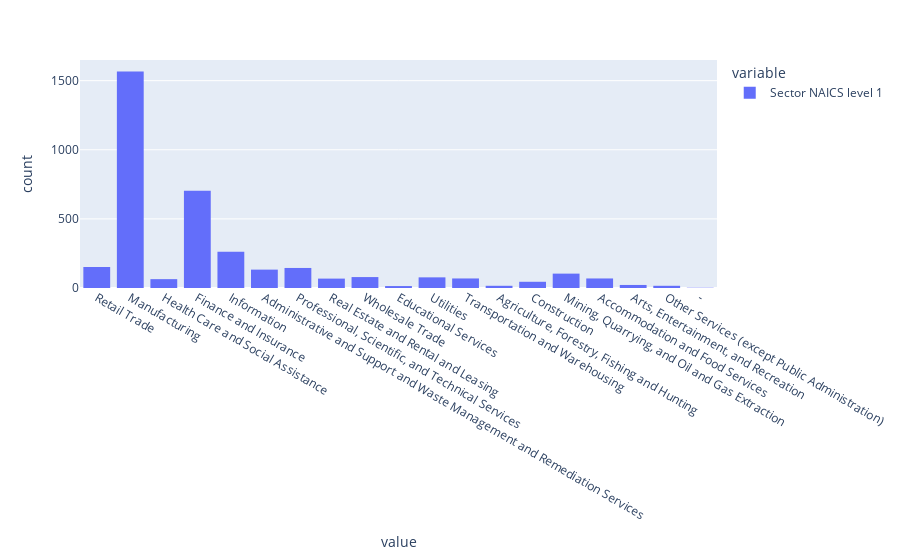

The code cell stored with this chart in its notebook:
### Markdown cell above
* For each industry (and for all industries), what can you say about the typical firm size in terms of market value and book value? How much these variables change within each industry? How firm size (in market value) is distributed?

### Code cell
px.histogram(firms['Sector NAICS\nlevel 1'])

### Figure 1 — Plotly figure (JSON) as saved in the notebook; plotly's stock layout.template omitted (floating-point values rounded to 4 significant figures; data arrays with more than 128 entries replaced by an {"elided": "..."} marker saying what was removed)
{"data": [{"alignmentgroup": "True", "bingroup": "x", "hovertemplate": "variable=Sector NAICS\nlevel 1<br>value=%{x}<br>count=%{y}<extra></extra>", "legendgroup": "Sector NAICS\nlevel 1", "marker": {"color": "#636efa", "pattern": {"shape": ""}}, "name": "Sector NAICS\nlevel 1", "offsetgroup": "Sector NAICS\nlevel 1", "orientation": "v", "showlegend": true, "type": "histogram", "x": {"elided": "3608 str values"}, "xaxis": "x", "yaxis": "y"}], "layout": {"barmode": "relative", "legend": {"title": {"text": "variable"}, "tracegroupgap": 0}, "margin": {"t": 60}, "xaxis": {"anchor": "y", "domain": [0, 1], "title": {"text": "value"}}, "yaxis": {"anchor": "x", "domain": [0, 1], "title": {"text": "count"}}}}
